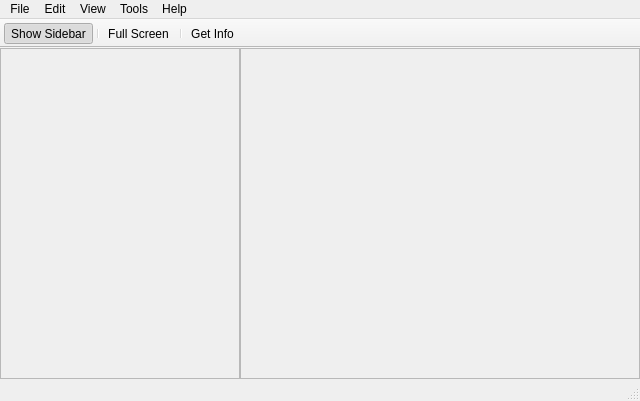
<?xml version="1.0" encoding="UTF-8"?>
<ui version="4.0">
 <class>MainWindow</class>
 <widget class="QMainWindow" name="MainWindow">
  <property name="geometry">
   <rect>
    <x>0</x>
    <y>0</y>
    <width>599</width>
    <height>401</height>
   </rect>
  </property>
  <property name="windowTitle">
   <string>Pix</string>
  </property>
  <widget class="QWidget" name="centralWidget">
   <layout class="QGridLayout" name="gridLayout">
    <property name="margin">
     <number>0</number>
    </property>
    <property name="spacing">
     <number>0</number>
    </property>
    <item row="0" column="0">
     <layout class="QGridLayout" name="gridLayout_2">
      <property name="spacing">
       <number>0</number>
      </property>
      <item row="2" column="1">
       <spacer name="horizontalSpacer">
        <property name="orientation">
         <enum>Qt::Horizontal</enum>
        </property>
        <property name="sizeType">
         <enum>QSizePolicy::Fixed</enum>
        </property>
        <property name="sizeHint" stdset="0">
         <size>
          <width>240</width>
          <height>0</height>
         </size>
        </property>
       </spacer>
      </item>
      <item row="2" column="2">
       <spacer name="horizontalSpacer_2">
        <property name="orientation">
         <enum>Qt::Horizontal</enum>
        </property>
        <property name="sizeHint" stdset="0">
         <size>
          <width>10000</width>
          <height>0</height>
         </size>
        </property>
       </spacer>
      </item>
      <item row="1" column="1">
       <widget class="MainSidebar" name="mainSidebar">
        <property name="minimumSize">
         <size>
          <width>240</width>
          <height>200</height>
         </size>
        </property>
        <property name="frameShape">
         <enum>QFrame::StyledPanel</enum>
        </property>
        <property name="frameShadow">
         <enum>QFrame::Raised</enum>
        </property>
       </widget>
      </item>
      <item row="1" column="2">
       <widget class="MainView" name="mainView">
        <property name="minimumSize">
         <size>
          <width>400</width>
          <height>200</height>
         </size>
        </property>
        <property name="frameShape">
         <enum>QFrame::StyledPanel</enum>
        </property>
        <property name="frameShadow">
         <enum>QFrame::Raised</enum>
        </property>
       </widget>
      </item>
     </layout>
    </item>
   </layout>
  </widget>
  <widget class="QToolBar" name="mainToolBar">
   <property name="movable">
    <bool>false</bool>
   </property>
   <property name="floatable">
    <bool>false</bool>
   </property>
   <attribute name="toolBarArea">
    <enum>TopToolBarArea</enum>
   </attribute>
   <attribute name="toolBarBreak">
    <bool>false</bool>
   </attribute>
   <addaction name="actionShow_Sidebar"/>
   <addaction name="separator"/>
   <addaction name="actionFull_Screen"/>
   <addaction name="separator"/>
   <addaction name="actionGet_Info"/>
  </widget>
  <widget class="QStatusBar" name="statusBar"/>
  <widget class="QMenuBar" name="menuBar">
   <property name="geometry">
    <rect>
     <x>0</x>
     <y>0</y>
     <width>599</width>
     <height>22</height>
    </rect>
   </property>
   <widget class="QMenu" name="menuFile">
    <property name="title">
     <string>File</string>
    </property>
    <widget class="QMenu" name="menuRating">
     <property name="title">
      <string>Rating</string>
     </property>
     <addaction name="actionNone"/>
    </widget>
    <addaction name="actionNew_Library"/>
    <addaction name="actionNew_Album"/>
    <addaction name="actionNew_Album_Folder"/>
    <addaction name="separator"/>
    <addaction name="actionAdd_to_Library"/>
    <addaction name="separator"/>
    <addaction name="menuRating"/>
    <addaction name="actionGet_Info"/>
   </widget>
   <widget class="QMenu" name="menuEdit">
    <property name="title">
     <string>Edit</string>
    </property>
    <addaction name="actionUndo"/>
    <addaction name="actionRedo"/>
    <addaction name="separator"/>
    <addaction name="actionCut"/>
    <addaction name="actionCopy"/>
    <addaction name="actionPaste"/>
    <addaction name="actionDelete"/>
    <addaction name="separator"/>
    <addaction name="actionSelect_All"/>
    <addaction name="actionSelect_None"/>
   </widget>
   <widget class="QMenu" name="menuHelp">
    <property name="title">
     <string>Help</string>
    </property>
    <addaction name="actionAbout"/>
   </widget>
   <widget class="QMenu" name="menuView">
    <property name="title">
     <string>View</string>
    </property>
    <addaction name="actionFull_Screen"/>
    <addaction name="actionShow_Sidebar"/>
    <addaction name="actionShow_Toolbar"/>
    <addaction name="actionShow_Status_Bar"/>
   </widget>
   <widget class="QMenu" name="menuTools">
    <property name="title">
     <string>Tools</string>
    </property>
    <addaction name="actionPreferences"/>
   </widget>
   <addaction name="menuFile"/>
   <addaction name="menuEdit"/>
   <addaction name="menuView"/>
   <addaction name="menuTools"/>
   <addaction name="menuHelp"/>
  </widget>
  <action name="actionNew_Album">
   <property name="text">
    <string>New Album</string>
   </property>
  </action>
  <action name="actionNew_Library">
   <property name="text">
    <string>New Library</string>
   </property>
  </action>
  <action name="actionNew_Album_Folder">
   <property name="text">
    <string>New Album Folder</string>
   </property>
  </action>
  <action name="actionAdd_to_Library">
   <property name="text">
    <string>Add to Library...</string>
   </property>
  </action>
  <action name="actionGet_Info">
   <property name="text">
    <string>Get Info</string>
   </property>
  </action>
  <action name="actionNone">
   <property name="text">
    <string>None</string>
   </property>
  </action>
  <action name="actionUndo">
   <property name="text">
    <string>Undo</string>
   </property>
  </action>
  <action name="actionRedo">
   <property name="text">
    <string>Redo</string>
   </property>
  </action>
  <action name="actionCut">
   <property name="text">
    <string>Cut</string>
   </property>
  </action>
  <action name="actionCopy">
   <property name="text">
    <string>Copy</string>
   </property>
  </action>
  <action name="actionPaste">
   <property name="text">
    <string>Paste</string>
   </property>
  </action>
  <action name="actionDelete">
   <property name="text">
    <string>Delete</string>
   </property>
  </action>
  <action name="actionSelect_All">
   <property name="text">
    <string>Select All</string>
   </property>
  </action>
  <action name="actionSelect_None">
   <property name="text">
    <string>Select None</string>
   </property>
  </action>
  <action name="actionAbout">
   <property name="text">
    <string>About</string>
   </property>
  </action>
  <action name="actionPreferences">
   <property name="text">
    <string>Preferences...</string>
   </property>
  </action>
  <action name="actionFull_Screen">
   <property name="checkable">
    <bool>true</bool>
   </property>
   <property name="text">
    <string>Full Screen</string>
   </property>
  </action>
  <action name="actionShow_Sidebar">
   <property name="checkable">
    <bool>true</bool>
   </property>
   <property name="checked">
    <bool>true</bool>
   </property>
   <property name="text">
    <string>Show Sidebar</string>
   </property>
  </action>
  <action name="actionShow_Toolbar">
   <property name="checkable">
    <bool>true</bool>
   </property>
   <property name="checked">
    <bool>true</bool>
   </property>
   <property name="text">
    <string>Show Toolbar</string>
   </property>
  </action>
  <action name="actionShow_Status_Bar">
   <property name="checkable">
    <bool>true</bool>
   </property>
   <property name="checked">
    <bool>true</bool>
   </property>
   <property name="text">
    <string>Show Status Bar</string>
   </property>
  </action>
 </widget>
 <layoutdefault spacing="6" margin="11"/>
 <customwidgets>
  <customwidget>
   <class>MainSidebar</class>
   <extends>QFrame</extends>
   <header>mainsidebar.h</header>
   <container>1</container>
  </customwidget>
  <customwidget>
   <class>MainView</class>
   <extends>QFrame</extends>
   <header>mainview.h</header>
   <container>1</container>
  </customwidget>
 </customwidgets>
 <resources/>
 <connections/>
</ui>
